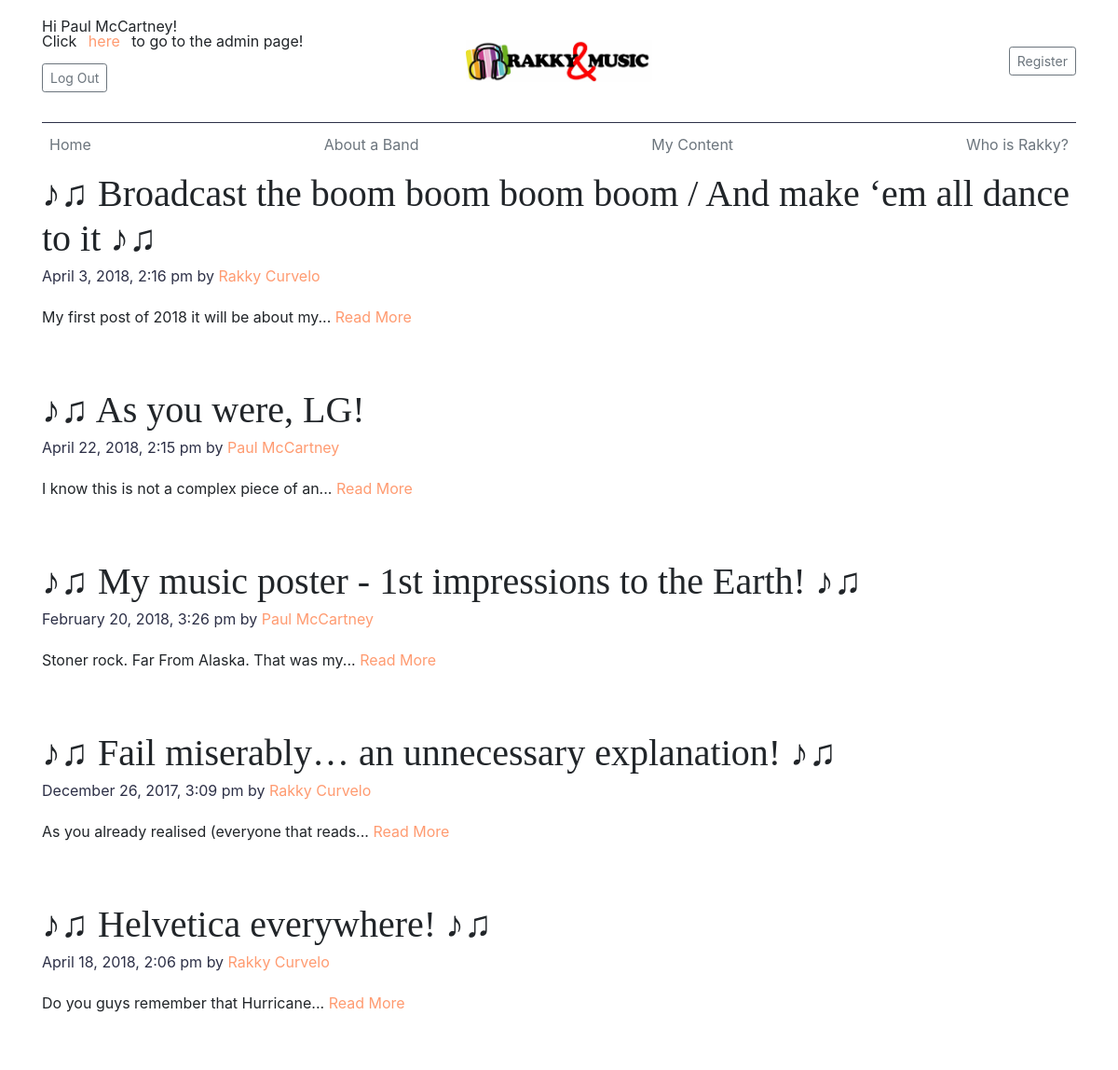
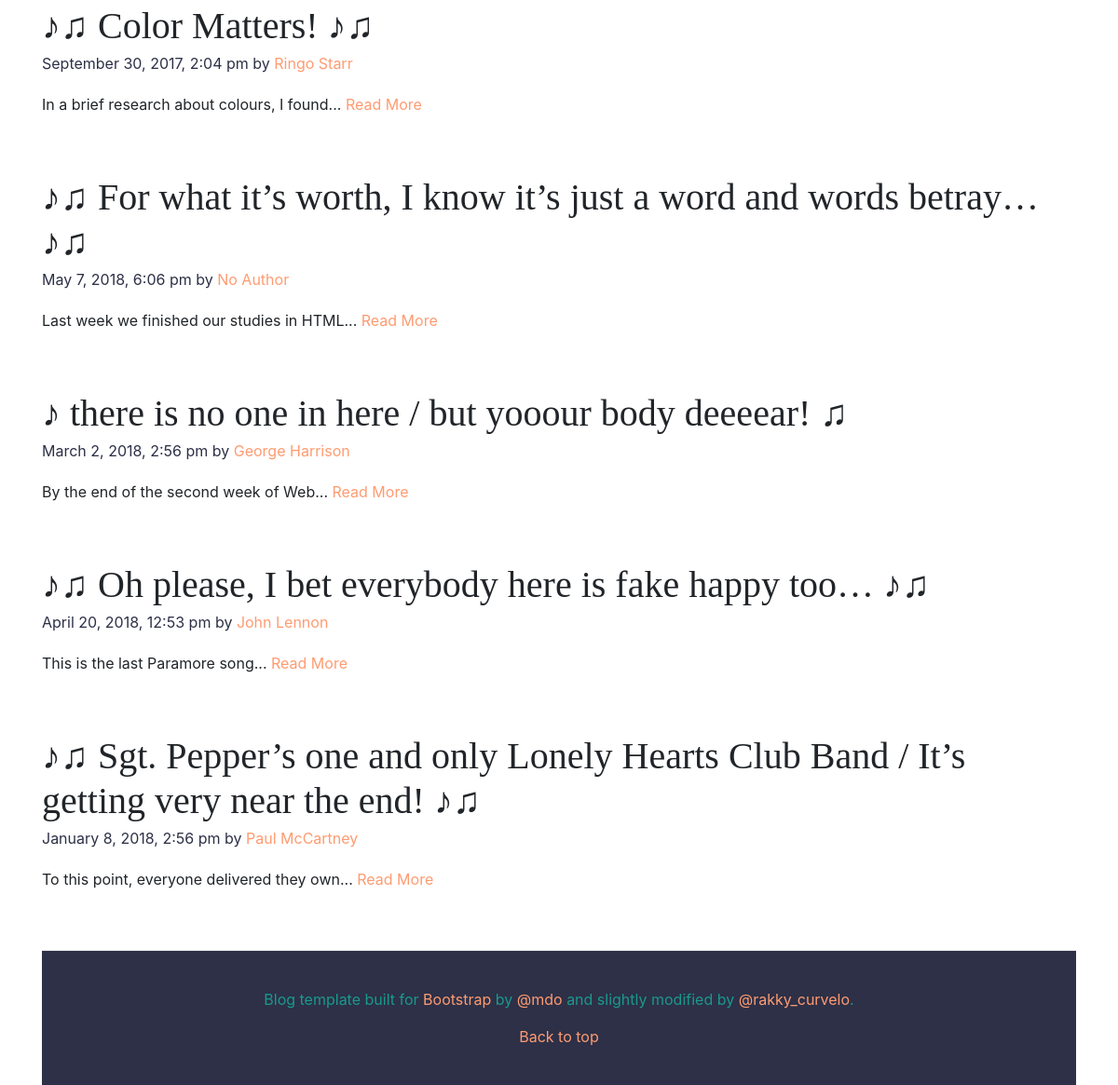
/posts.php (signed in), run on the app's committed database (2 pictures, top to bottom).
### tables this page shows
CREATE TABLE `rakky_posts` (
  `id` int(11) NOT NULL,
  `title` mediumtext NOT NULL,
  `date` timestamp NOT NULL DEFAULT CURRENT_TIMESTAMP ON UPDATE CURRENT_TIMESTAMP,
  `body` mediumtext NOT NULL,
  `category` mediumtext NOT NULL,
  `author` mediumtext NOT NULL,
  `tags` mediumtext NOT NULL
);

### libraries/Database.php (called while the page is built, shortened)
<?php
class Database{
	public $host = DB_HOST;
	public $username = DB_USER;
	public $password = DB_PASS;
	public $db_name = DB_NAME;
	public $link;
	 private function connect(){
		$this->link = new mysqli($this->host, $this->username, $this->password, $this->db_name);
	 }
	  public function select($query){
		$result = $this->link->query($query) or die($this->link->error.__LINE__);
		if($result->num_rows > 0){
			return $result;
		} else {
			return false;
		}
	  }
}

### helpers/format_helper.php (called while the page is built)
<?php
 function formatDate($date){
	return date('F j, Y, g:i a',strtotime($date));
 }
  function shortenText($text, $chars = 50){
	$text = $text." ";
	$text = substr($text, 0, $chars);
	$text = substr($text, 0, strrpos($text,' '));
	$text = $text."...";
	return $text;
  }

### posts.php (the view, shortened to what this page needs)
<?php
 include ('includes/header.php'); ?>
 </head>
 <?php include ('includes/nav-bar.php'); ?>
<?php
	$db = new Database();
	if(isset($_GET['category'])){
		$category = $_GET['category'];
    $query = "SELECT rakky_posts.*, rakky_categories.name FROM rakky_posts INNER JOIN rakky_categories
    			ON rakky_posts.category = rakky_categories.name
    			ORDER BY rakky_posts.title DESC";
		$posts = $db->select($query);
	} else {
		$query = "SELECT * FROM rakky_posts ORDER BY id DESC";
		$posts = $db->select($query);
	}
?>
	<?php if($posts) : ?>
		<?php while($row = $posts->fetch_assoc()) : ?>
			<div class="blog-post">
	      <h2 class="blog-post-title"><?php echo $row['title']; ?></h2>
	      <p class="blog-post-meta"><?php echo formatDate($row['date']); ?> by
	      <a href="author.php?author=<?php echo $row['author']; ?>"><?php echo $row['author']; ?></a>  <br>
				<?php echo shortenText($row['body']); ?>
	      <a class="readmore" href="post.php?id=<?php echo urlencode($row['id']); ?>">Read More</a>
	    </div>
		<?php endwhile; ?>
	<?php endif; ?>
<?php
include ('includes/footer.php');?>

### css/custom.css (style rules this page uses)
h1, h2, h3, h4, h5, h6 { font-family: "Playfair Display", Georgia, "Times New Roman", serif; }
.blog-post { margin-bottom: 4rem; }
.blog-post-title { margin-bottom: .25rem; font-size: 2.5rem; }
.blog-post-meta { margin-bottom: 1.25rem; color: #2D3047; }

### data on the page
rakky_posts: title "♪♫ Broadcast the boom boom boom boom / And make ‘em all dance to it ♪♫", date "April 3, 2018, 2:16 pm", author "Rakky Curvelo", body "My first post of 2018 it will be about my..."
rakky_posts: title "♪♫ As you were, LG!", date "April 22, 2018, 2:15 pm", author "Paul McCartney", body "I know this is not a complex piece of an..."
rakky_posts: title "♪♫ My music poster - 1st impressions to the Earth! ♪♫", date "February 20, 2018, 3:26 pm", author "Paul McCartney", body "Stoner rock. Far From Alaska. That was my..."
rakky_posts: title "♪♫ Fail miserably… an unnecessary explanation! ♪♫", date "December 26, 2017, 3:09 pm", author "Rakky Curvelo", body "As you already realised (everyone that reads..."
rakky_posts: title "♪♫ Helvetica everywhere! ♪♫", date "April 18, 2018, 2:06 pm", author "Rakky Curvelo", body "Do you guys remember that Hurricane..."
rakky_posts: title "♪♫ Color Matters! ♪♫", date "September 30, 2017, 2:04 pm", author "Ringo Starr", body "In a brief research about colours, I found..."
rakky_posts: title "♪♫ For what it’s worth, I know it’s just a word and words betray…♪♫", date "May 7, 2018, 6:06 pm", author "No Author", body "Last week we finished our studies in HTML..."
rakky_posts: title "♪ there is no one in here / but yooour body deeeear! ♫", date "March 2, 2018, 2:56 pm", author "George Harrison", body "By the end of the second week of Web..."
rakky_posts: title "♪♫ Oh please, I bet everybody here is fake happy too… ♪♫", date "April 20, 2018, 12:53 pm", author "John Lennon", body "This is the last Paramore song..."
rakky_posts: title "♪♫ Sgt. Pepper’s one and only Lonely Hearts Club Band / It’s getting very near the end! ♪♫", date "January 8, 2018, 2:56 pm", author "Paul McCartney", body "To this point, everyone delivered they own..."

### other printed values
$_SESSION['name'] "Paul McCartney"
